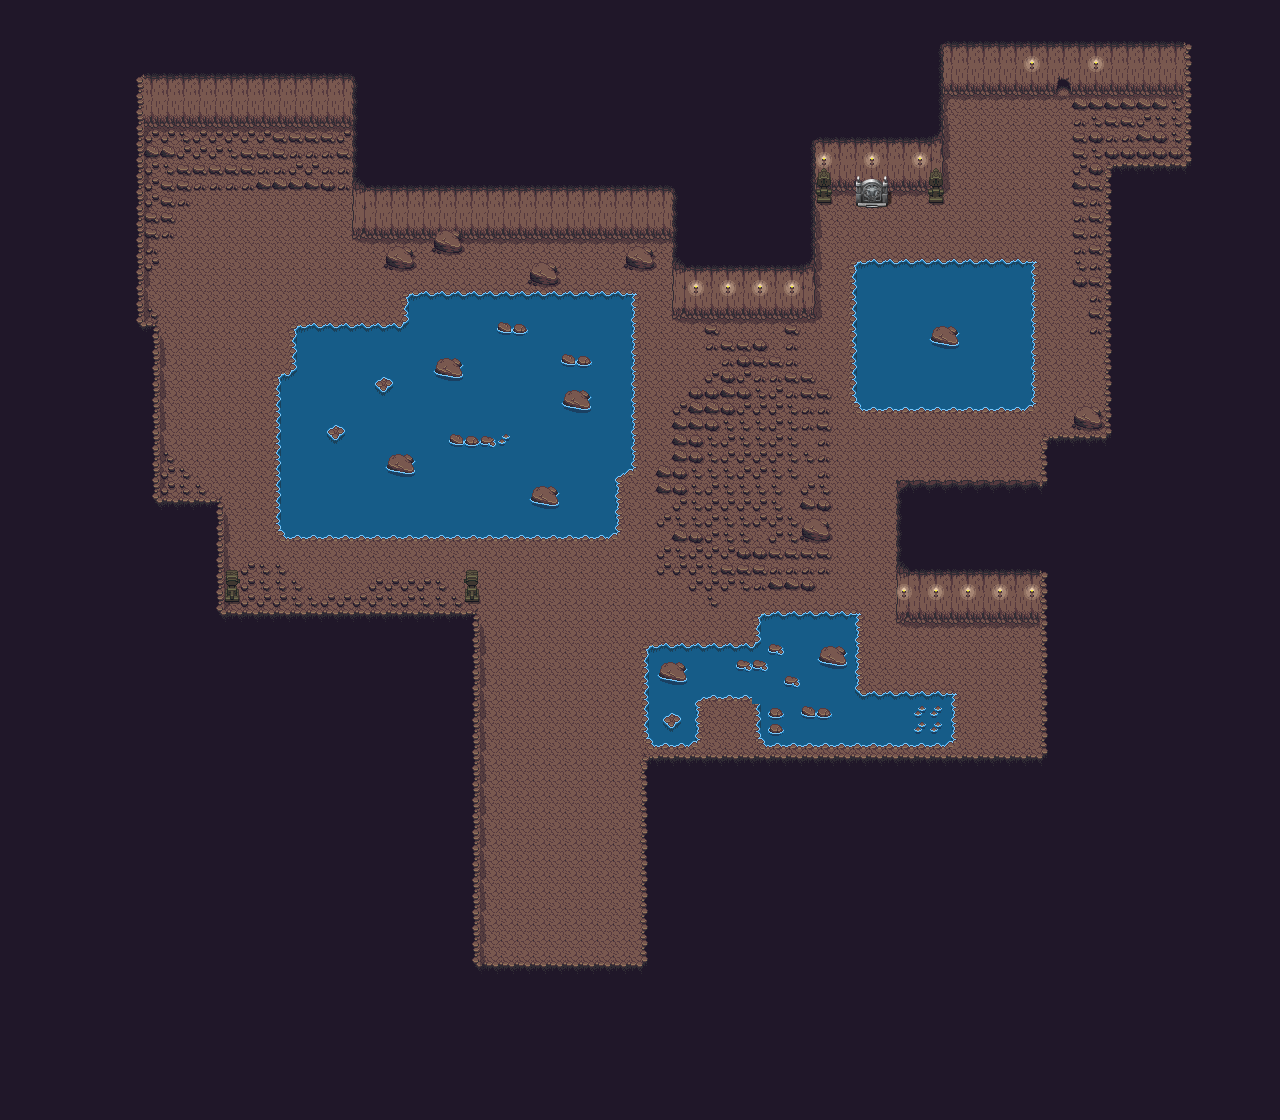

Rendered tile map (Tiled .tmx) drawn with the repository's tilesets; below, a short description and the map source with its tile grids summarised:
An orthogonal 80x70 tile map with 16x16 px tiles, 8 tile layers (Capa de patrones 1, Oscuridad, Bordes, Muros, ...), 2 tilesets and 35 objects.

<map version="1.8" tiledversion="1.8.0" orientation="orthogonal" renderorder="right-down" width="80" height="70" tilewidth="16" tileheight="16" infinite="0" nextlayerid="15" nextobjectid="37">
 <tileset firstgid="1" source="cave.tsx" />
 <tileset firstgid="1001" source="../tienda/Building Interiors BCDE.tsx" />
 <layer id="1" name="Capa de patrones 1" width="80" height="70">
  <data>[5600 cells, 5600 non-empty, 1 distinct tile ids]</data>
 </layer>
 <layer id="2" name="Oscuridad" width="80" height="70">
  <data>[5600 cells, 3544 non-empty, 1 distinct tile ids]</data>
 </layer>
 <layer id="3" name="Bordes" width="80" height="70">
  <data>[5600 cells, 293 non-empty, 22 distinct tile ids]</data>
 </layer>
 <layer id="4" name="Muros" width="80" height="70">
  <data>[5600 cells, 438 non-empty, 19 distinct tile ids]</data>
 </layer>
 <layer id="5" name="AguaRica" width="80" height="70">
  <data>[5600 cells, 592 non-empty, 12 distinct tile ids]</data>
 </layer>
 <layer id="6" name="DecoAguaRica" width="80" height="70">
  <data>[5600 cells, 82 non-empty, 15 distinct tile ids]</data>
 </layer>
 <layer id="7" name="DecoMuros" width="80" height="70">
  <data>[5600 cells, 293 non-empty, 20 distinct tile ids]</data>
 </layer>
 <layer id="8" name="DecoSuelos" width="80" height="70">
  <data>[5600 cells, 63 non-empty, 19 distinct tile ids]</data>
 </layer>
 <objectgroup id="10" name="Colisiones suelo-pared">
  <object id="1" x="641" y="755.5" width="64.5" height="214.5" />
  <object id="2" x="461" y="963.5" width="265.5" height="60.5" />
  <object id="3" x="206.667" y="611.333" width="272" height="361.333" />
  <object id="4" x="152.667" y="498.667" width="72.6667" height="141.333" />
  <object id="5" x="109.333" y="322" width="44.6667" height="200.667" />
  <object id="6" x="80" y="24.6667" width="60.6667" height="301.333" />
  <object id="8" x="127.333" y="36.6667" width="307.333" height="84" />
  <object id="9" x="354" y="20" width="107.333" height="164.667" />
  <object id="10" x="351.333" y="78.6667" width="463.333" height="160.667" />
  <object id="11" x="672.667" y="53.3333" width="143.333" height="263.333" />
  <object id="12" x="812.667" y="1.33333" width="132.667" height="183.333" />
  <object id="13" x="938.667" y="47.3333" width="116" height="48.6667" />
  <object id="14" x="1073.33" y="-24.6667" width="257.333" height="118.667" />
  <object id="15" x="875.333" y="41.3333" width="471.333" height="34.6667" />
  <object id="16" x="1328" y="154" />
  <object id="17" x="1194.67" y="40.6667" width="41.3333" height="195.333" />
  <object id="18" x="1186.67" y="32" width="108.667" height="281.333" />
  <object id="19" x="1106" y="166.667" width="200.667" height="1121.33" />
  <object id="20" x="1042.67" y="436.667" width="83.3333" height="722" />
  <object id="21" x="898.667" y="483.333" width="153.333" height="138" />
  <object id="22" x="645.333" y="756" width="440" height="454.667" />
 </objectgroup>
 <objectgroup id="11" name="colisiones piedras">
  <object id="23" x="433" y="230.667" width="29.6667" height="23">
   <ellipse />
  </object>
  <object id="24" x="385.333" y="247" width="32.6667" height="23.6667">
   <ellipse />
  </object>
  <object id="25" x="530" y="262.667" width="32.6667" height="23.6667">
   <ellipse />
  </object>
  <object id="26" x="929" y="325.333" width="34" height="23.3333">
   <ellipse />
  </object>
  <object id="27" x="1074.67" y="405.667" width="29.3333" height="26.6667">
   <ellipse />
  </object>
  <object id="28" x="799.667" y="515.333" width="37" height="33.3333">
   <ellipse />
  </object>
  <object id="29" x="525.667" y="482" width="40" height="31">
   <ellipse />
  </object>
  <object id="30" x="559.667" y="386.333" width="38.3333" height="28.6667">
   <ellipse />
  </object>
  <object id="31" x="432" y="355.667" width="38.6667" height="30">
   <ellipse />
  </object>
  <object id="32" x="623.333" y="242.667" width="34.6667" height="30.3333">
   <ellipse />
  </object>
 </objectgroup>
 <objectgroup id="12" name="Colisiones estatuas">
  <object id="33" x="225.667" y="567.667" width="13" height="36.3333" />
  <object id="34" x="815.333" y="167.333" width="17" height="36" />
  <object id="35" x="926.667" y="167.333" width="18.3333" height="35.6667" />
 </objectgroup>
 <objectgroup id="14" name="Colision de guardado">
  <object id="36" x="855" y="173.667" width="34.3333" height="34" />
 </objectgroup>
</map>
